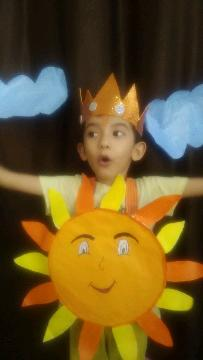
#> input picture photos/375686.jpg, 203 x 360 px, found by its file name
$ python gradient.py   (older library calls are emulated)
#> lines starting #> are read from the running program, lines starting #| are printed output that depends on the picture
import cv2 as cv
import numpy as np
import matplotlib.pyplot as plt
#histogram allows to visualize the distribution of pixel intensity in an image


# Read image
img = cv.imread('C:/Users/acer/Desktop/Open_CV/photos/375686.jpg')
#> img is the input picture: shape (360, 203, 3); mean B, G, R 37.6, 83.9, 105.7
cv.imshow("Girl", img)


gray= cv.cvtColor(img, cv.COLOR_BGR2GRAY)
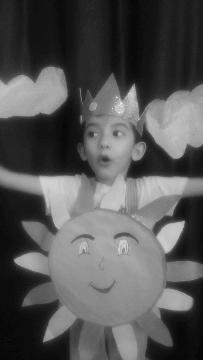
#> gray: shape (360, 203); min 5, max 240, mean 85.1
# Laplacian
# cv2.Laplacian(frame,cv2.CV_64F)
#second parameter is the depth of the destination image
lap=cv.Laplacian(gray,cv.CV_64F)
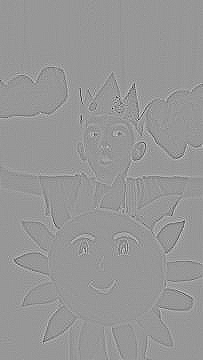
#> lap: shape (360, 203) float64; min -206, max 141, mean 0; drawn with min black and max white
#lap=np.uint8(np.absolute(lap))
cv.imshow('Laplacian',lap)
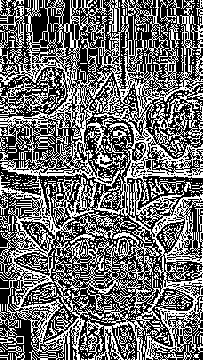
#> window 'Laplacian': shape (360, 203); 42.7% white in thin lines or dots

cv.waitKey(0)

#sobel

$ run again, with photos/374979.jpg copied over photos/375686.jpg
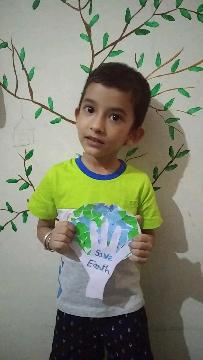
#> input picture photos/374979.jpg, 203 x 360 px, found by its file name
#> img is the input picture: shape (360, 203, 3); mean B, G, R 115, 133.4, 130.1
#> `lap=cv.Laplacian(gray,cv.CV_64F)`:
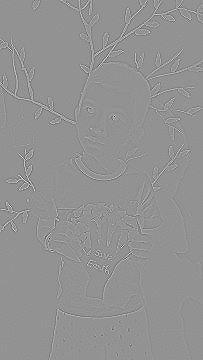
#> lap: shape (360, 203) float64; min -735, max 542, mean 0; drawn with min black and max white
#> `cv.imshow('Laplacian',lap)`:
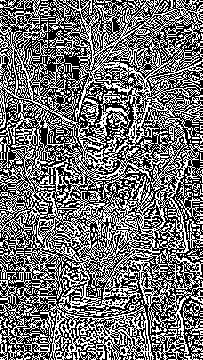
#> window 'Laplacian': shape (360, 203); 44.4% white in thin lines or dots

$ run again, with photos/376723.jpg copied over photos/375686.jpg
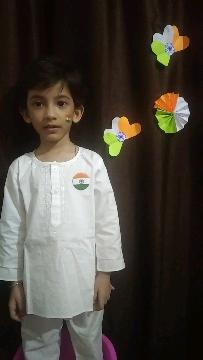
#> input picture photos/376723.jpg, 203 x 360 px, found by its file name
#> img is the input picture: shape (360, 203, 3); mean B, G, R 61.5, 69.4, 75.1
#> `lap=cv.Laplacian(gray,cv.CV_64F)`:
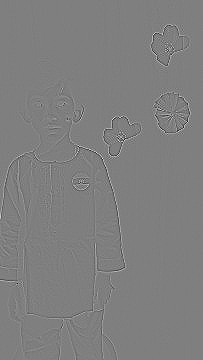
#> lap: shape (360, 203) float64; min -414, max 415, mean 0; drawn with min black and max white
#> `cv.imshow('Laplacian',lap)`:
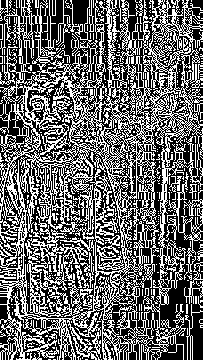
#> window 'Laplacian': shape (360, 203); 41% white in thin lines or dots
